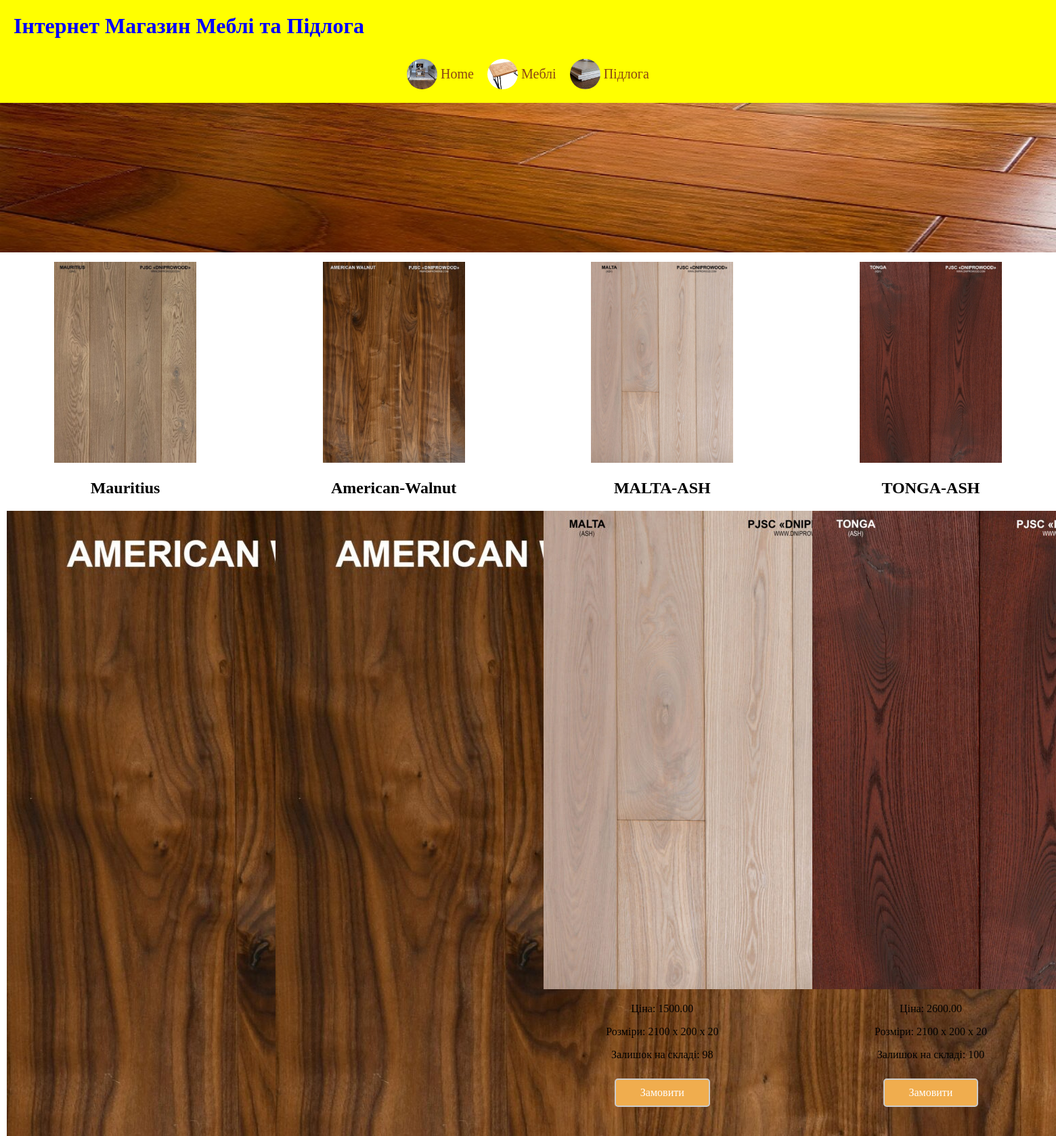
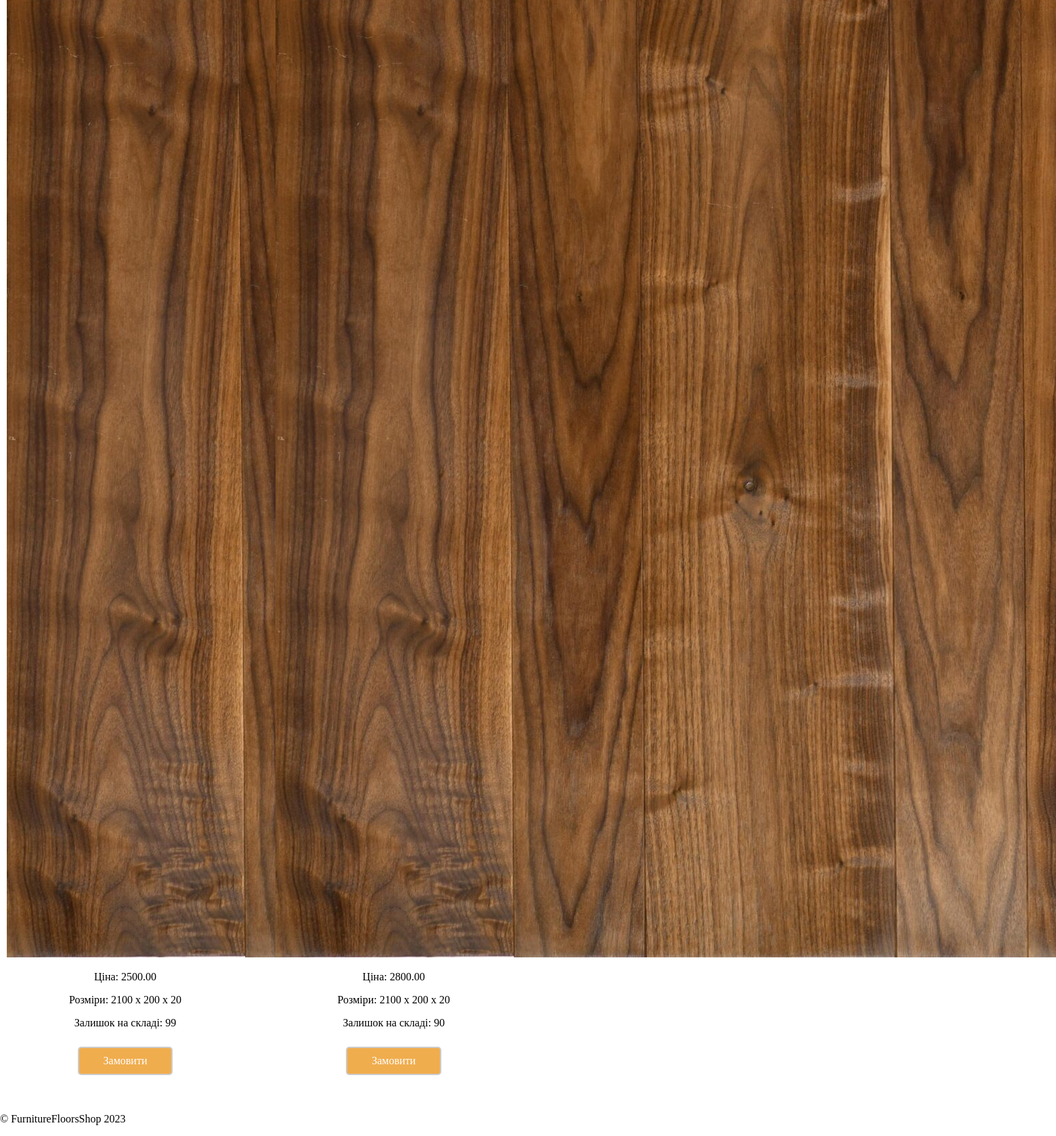
/shop/flooring/, run on the app's committed database (2 pictures, top to bottom).
### shop/models.py (models this page shows, shortened)
class Product(models.Model):
    id = models.AutoField(primary_key=True)
    name = models.CharField(max_length=100)
    image = models.ImageField(upload_to='shop/images/flooring/')
    dimensions = models.CharField(max_length=100)
    price = models.DecimalField(max_digits=8, decimal_places=2)
    current_stock = models.PositiveIntegerField(default=0)
    product_type = models.CharField(max_length=20, choices=[('furniture', 'Furniture'), ('flooring', 'Flooring')])
    objects = ProductManager()

class Flooring(Product):
    product_ptr = models.OneToOneField(Product, on_delete=models.CASCADE, parent_link=True, primary_key=True)
    initial_stock = models.PositiveIntegerField(default=0)  # Начальный остаток
    current_flooring_stock = models.PositiveIntegerField(default=0)  # Текущий остаток

class Product(models.Model):
    id = models.AutoField(primary_key=True)
    name = models.CharField(max_length=100)
    image = models.ImageField(upload_to='shop/images/flooring/')
    dimensions = models.CharField(max_length=100)
    price = models.DecimalField(max_digits=8, decimal_places=2)
    current_stock = models.PositiveIntegerField(default=0)
    product_type = models.CharField(max_length=20, choices=[('furniture', 'Furniture'), ('flooring', 'Flooring')])
    objects = ProductManager()

### shop/views.py (the view)
# urls.py: path('flooring/', FlooringListView.as_view(), name='flooring_list'),
class FlooringListView(ListView):
    model = Flooring
    template_name = 'shop/flooring/flooring_list.html'
    context_object_name = 'floorings'

### shop/templates/shop/flooring/flooring_list.html (shortened to what this page needs)
{% extends 'shop/base.html' %}
{% load static %}
{% block content %}
    <div class="flooring-header">
        <img class="flooring-banner-image" src="{% static 'shop/images/flooring/flooring-banner.jpg' %}" alt="Flooring">
    </div>
    <div class="flooring-items">
        {% for flooring in floorings %}
            <div class="product">
                <img class="product-image" src="{% static 'shop/images/flooring/flooring_' %}{{ flooring.pk }}.jpg" alt="{{ flooring.name }}">
                <h2>{{ flooring.name }}</h2>
                <img src="{{ flooring.image.url }}" alt="{{ flooring.name }}">
                <p>Ціна: {{ flooring.price }}</p>
                <p>Розміри: {{ flooring.dimensions }}</p>
                <p>Залишок на складі: {{ flooring.current_stock }}</p>
                <a class="product-link {% if user.is_authenticated %}order-button{% else %}register-button{% endif %}" href="{% if user.is_authenticated %}{% url 'shop:order' product_type='flooring' pk=flooring.pk %}{% else %}{% url 'users:register' %}{% endif %}">
                    Замовити
                </a>
            </div>
        {% endfor %}
    </div>
{% endblock %}

### static/shop/css/styles.css (style rules this page uses)
body { background-color: white; margin: 0; }
.register-button { background-color: #ffc107; color: black; padding: 10px 20px; border: none; border-radius: 5px; text-decoration: none; }
.product-link { text-decoration: none; color: inherit; width: calc(33.33% - 20px); margin: 10px; }
.product-image { max-width: 100%; }

### shop/templates/shop/flooring/flooring_list.html (style rules this page uses)
.flooring-header { width: 100%; overflow: hidden; }
.flooring-banner-image { width: 100%; height: auto; }
.flooring-items { display: flex; flex-wrap: wrap; justify-content: space-between; }
.product { width: calc(25% - 20px); text-align: center; margin-bottom: 20px; padding: 10px; box-sizing: border-box; }
.product-image { max-width: 60%; height: auto; }
.product-link { background-color: #007bff; color: white; padding: 10px 20px; border: 2px solid rgb(204, 204, 204); border-radius: 5px; text-decoration: none; display: inline-block; margin-top: 10px; transition: background-color 0.3s ease-in-out, color 0.3s ease-in-out; }
.register-button { background-color: #f0ad4e; }

### data on the page
Flooring: shows a picture, name "Mauritius", price "2500.00", dimensions "2100 x 200 x 20", current_stock "99"
Flooring: shows a picture, name "American-Walnut", image (picture), price "2800.00", dimensions "2100 x 200 x 20", current_stock "90"
Flooring: shows a picture, name "MALTA-ASH", image (picture), price "1500.00", dimensions "2100 x 200 x 20", current_stock "98"
Flooring: shows a picture, name "TONGA-ASH", image (picture), price "2600.00", dimensions "2100 x 200 x 20", current_stock "100"
